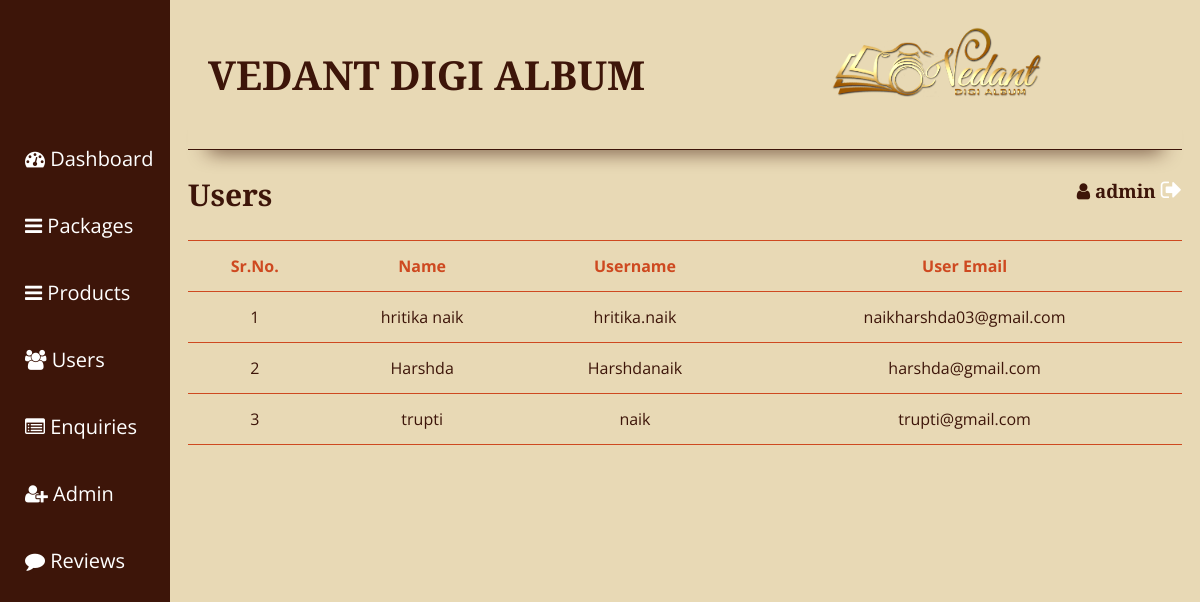
The page /admin/user.php (signed in) on the database its author committed.
### tables this page shows
CREATE TABLE `users` (
  `id` int(11) NOT NULL,
  `name` varchar(255) NOT NULL,
  `username` varchar(255) NOT NULL,
  `email` varchar(255) NOT NULL,
  `password` varchar(255) NOT NULL
);

### admin/user.php (the view, shortened to what this page needs)
<?php
include '../config.php';
include 'menu.php';
if($_SESSION['admin']){
  ?>
<div class="main">
<section><h1 style="font-size:30px">Users</h1></section>
<div class="package_c">
<section data-aos="fade-up">
  <table class="table table-hover">
    <tr>
    <th scope="col">Sr.No.</th>
    <th scope="col">Name</th>
    <th scope="col">Username</th>
    <th scope="col">User Email</th>
    </tr>
<?php
$records = mysqli_query($conn,"SELECT * FROM `users`");
while($data = mysqli_fetch_array($records))
{
?>
  <tr>
    <td scope="row"><?php echo $data['id']; ?></td>
    <td><?php echo $data['name']; ?></td>
    <td><?php echo $data['username']; ?></td>
    <td><?php echo $data['email']; ?></td>
  </tr>
<?php
}
?>
</table>
</div>
</div>
<?php
}
?>

### assets/css/admin.css (style rules this page uses)
body { font-family: "Open Sans", sans-serif; background-color: #e8d9b5; color: #3D1509; }
h1, h2, h3, h4, h5, h6 { font-family: "Playfair Display", serif; }
table { border-collapse: collapse; width: 100%; }
th { border-bottom: 1px solid #ce4920; border-top: 1px solid #ce4920; text-align: center; color: #ce4920; }
td { color: #3D1509; border-bottom: 1px solid #ce4920; text-align: center; }
td,th { height: 30px; vertical-align: middle; padding: 10px; }
.main { margin-left: 170px; padding: 0px 10px; }

### rows shown on the page
users: id "1", name "hritika naik", username "hritika.naik", email "naikharshda03@gmail.com"
users: id "2", name "Harshda", username "Harshdanaik", email "harshda@gmail.com"
users: id "3", name "trupti", username "naik", email "trupti@gmail.com"

### other values the page prints
$_SESSION['admin'] "admin"
